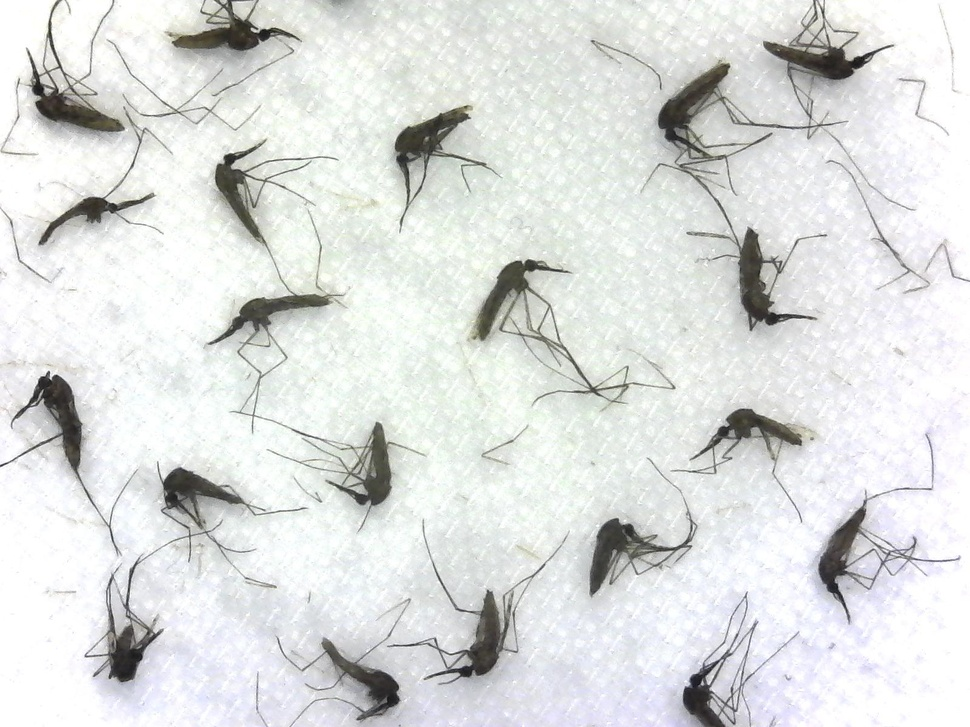
#> input picture 19_0313_9.jpg, 970 x 727 px, shrunk from 1600 x 1200 before the run
$ python pre.py   (older library calls are emulated)
#> lines starting #> are read from the running program, lines starting #| are printed output that depends on the picture; after the words box and inside, x2 and y2 are one past the last pixel; in counts of white or black regions, pixels touching at a corner belong together
# -*- coding: utf-8 -*-
import cv2
import numpy as np
import os
from PIL import Image

# input picture and save
imagename = "19_0313_9"
img = cv2.imread(imagename + '.jpg', cv2.IMREAD_GRAYSCALE)
#> img: shape (727, 970); min 14, max 255, mean 223.3

# grayprocess, erode using kernel
retval, im_at_fixed = cv2.threshold(img, 110, 255, cv2.THRESH_BINARY_INV)
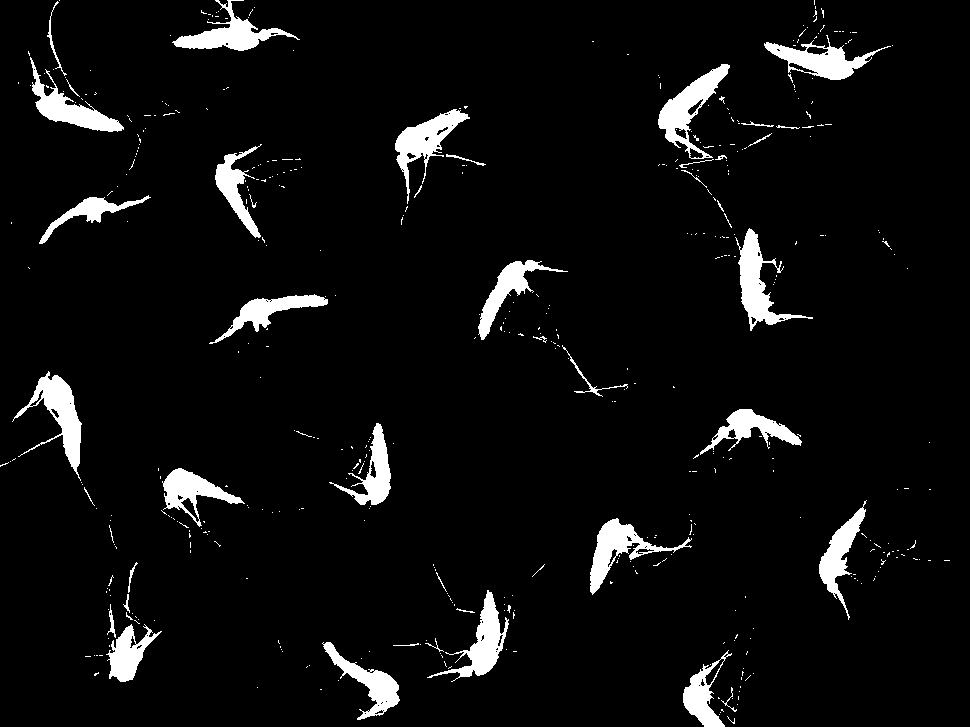
#> im_at_fixed: shape (727, 970); 5.4% white; 470 white regions (425 under 20 px), largest, box (x1, y1, x2, y2) and area: (12, 371, 82, 481) 2266, (735, 228, 813, 331) 2245, (658, 64, 730, 159) 2242
kernel = cv2.getStructuringElement(cv2.MORPH_ELLIPSE, (4, 4))
eroded = cv2.erode(im_at_fixed, kernel)
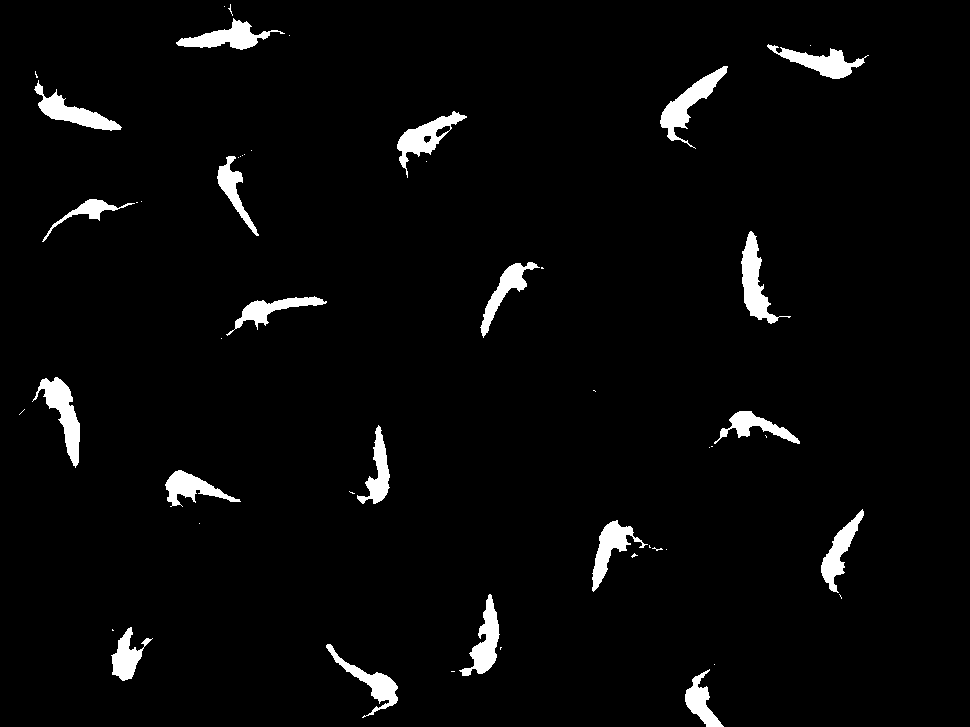
#> eroded: shape (727, 970); 3.4% white; 51 white regions (31 under 20 px), largest, box (x1, y1, x2, y2) and area: (32, 377, 80, 468) 1566, (660, 66, 728, 149) 1541, (741, 231, 791, 324) 1535
# padding 0
erodedpadding = cv2.copyMakeBorder(eroded, 3, 3, 3, 3, cv2.BORDER_CONSTANT, value=0)
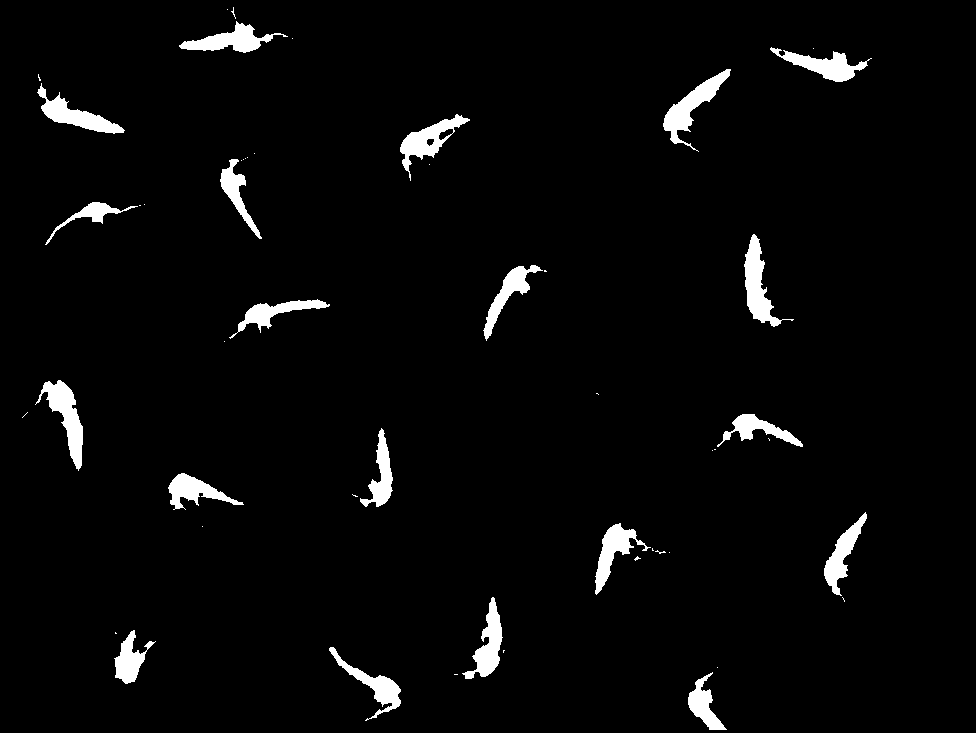
#> erodedpadding: shape (733, 976); 3.3% white; 51 white regions (31 under 20 px), largest, box (x1, y1, x2, y2) and area: (35, 380, 83, 471) 1566, (663, 69, 731, 152) 1541, (744, 234, 794, 327) 1535


# another connected components function:ret, markers = cv2.connectedComponents(eroded,)
# remove the noise, input data form: the output matrix of cv2.connectedComponentsWithStats,
# number of classes, input image
def getRemovePoints(matrix, classes, eroded):
#> called with classes = 52
    number = np.zeros(shape=[classes, 1])
    RemoveIndex = {}
    m = matrix.shape[0]
#> m = 733
    n = matrix.shape[1]
#> n = 976
    rect = []
    b = 0
    for i in range(0, m - 1):
        for j in range(0, n - 1):
            if matrix[i][j] != 0:
                index = matrix[i][j] - 1
                number[index] += 1
                medium = np.array([i, j])
                RemoveIndex.setdefault(str(index), []).append(medium)
#> after the loop, RemoveIndex = 51 items; number = 52 values, max 1566 at index 25, min 0 at index 51, mean 458.8
    for i in range(0, classes - 1):
        if number[i] < 1000:
            for j in range(0, len(RemoveIndex[str(i)])):
                eroded[RemoveIndex[str(i)][j][0]][RemoveIndex[str(i)][j][1]] = 0  # removenoise
            del RemoveIndex[str(i)]
        else:
            xdata = []
            ydata = []
            for j in range(0, len(RemoveIndex[str(i)])):
                xdata.append(RemoveIndex[str(i)][j][0])
                ydata.append(RemoveIndex[str(i)][j][1])
            xmax = max(xdata) + 2
            xmin = min(xdata) - 2
            ymax = max(ydata) + 2
            ymin = min(ydata) - 2
            b += 1
            # height=xmax-xmin+1
            # width=ymax-ymin+1
            rect.append([xmin, ymin, xmax, ymax])
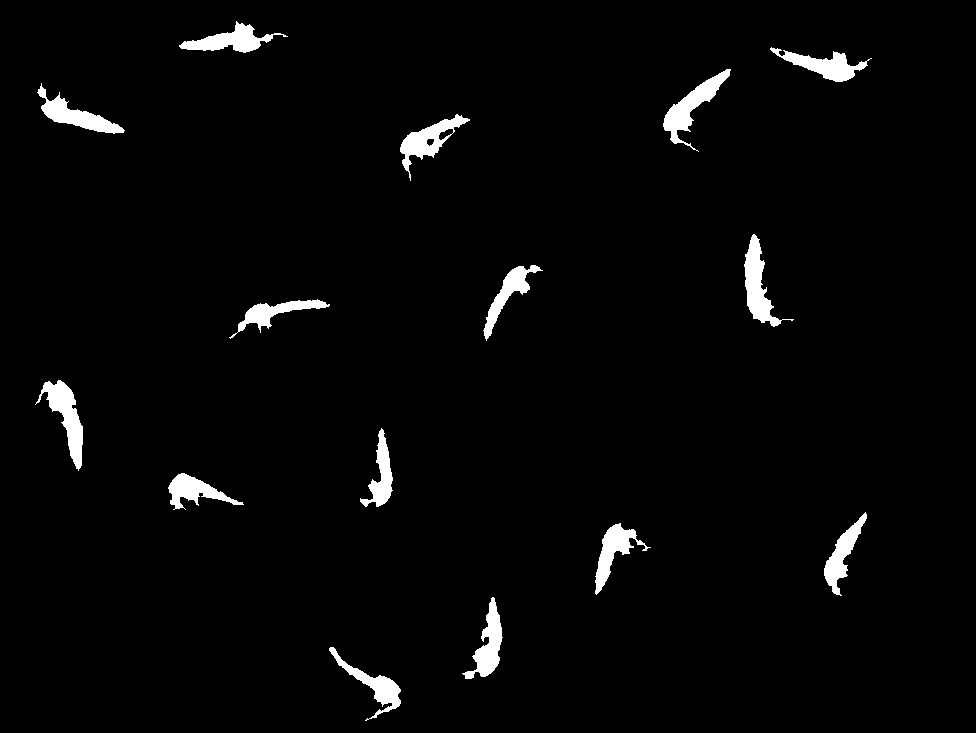
#> eroded: shape (733, 976); 2.7% white; 15 white regions, largest, box (x1, y1, x2, y2) and area: (35, 380, 83, 471) 1566, (663, 69, 731, 152) 1541, (744, 234, 794, 327) 1535
#> after the loop, b = 15; rect = 15 items, first 6: [19, 177, 54, 289], [45, 768, 83, 873], [67, 661, 153, 732], [81, 35, 135, 126], [112, 398, 182, 471], [232, 742, 328, 795]
    return number, RemoveIndex, b, eroded, rect


# main function
output = cv2.connectedComponentsWithStats(erodedpadding, 4, cv2.CV_32S)
num, index, mosquitoesnum, afternoise, rect = getRemovePoints(output[1], output[0], erodedpadding)
#> num has the same summary as number in getRemovePoints; index = 15 items; mosquitoesnum = 15
# num: n*2 array; index: dict{'1':[x,y]...} mosquitoesnum  ; afternoise: img after removal noisy; rect: array of bbp.
# save image
for i in range(0, mosquitoesnum):
    cropimage = afternoise[rect[i][0]:rect[i][2], rect[i][1]:rect[i][3]]
    cropimage1 = Image.fromarray(cropimage)
    cropimage1.save('current\\cropimage' + str(i) + '.jpg')
    cropimage1.save('history\\' + imagename + 'cropimage' + str(i) + '.jpg')
#> this loop made 15 passes
#> pass 1, `cropimage = afternoise[rect[i][0]:rect[i][2], rect[i][1]:rect[i][3]]`:
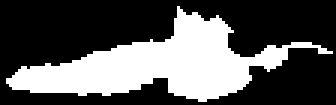
#> cropimage: shape (35, 112) (shown 3 times larger); 34.3% white; 1 white region, box (x1, y1, x2, y2) and area: (2, 2, 111, 34) 1345
#> pass 3, `cropimage = afternoise[rect[i][0]:rect[i][2], rect[i][1]:rect[i][3]]`:
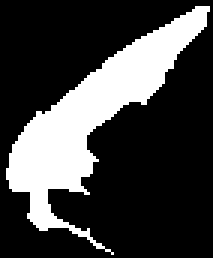
#> cropimage: shape (86, 71) (shown 3 times larger); 25.2% white; 1 white region, box (x1, y1, x2, y2) and area: (2, 2, 70, 85) 1541
#> after the loop:
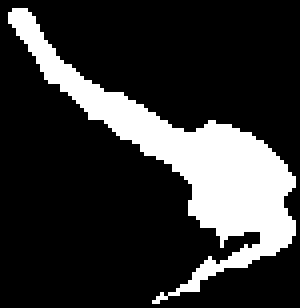
#> cropimage: shape (77, 75) (shown 4 times larger); 20.2% white; 1 white region, box (x1, y1, x2, y2) and area: (2, 2, 74, 76) 1164

'''
img1.save('image5.jpg')
cv2.namedWindow("image",cv2.WINDOW_NORMAL)
cv2.imwrite('image',eroded)
cv2.imshow('image',img)
cv2.waitKey (0)
'''
